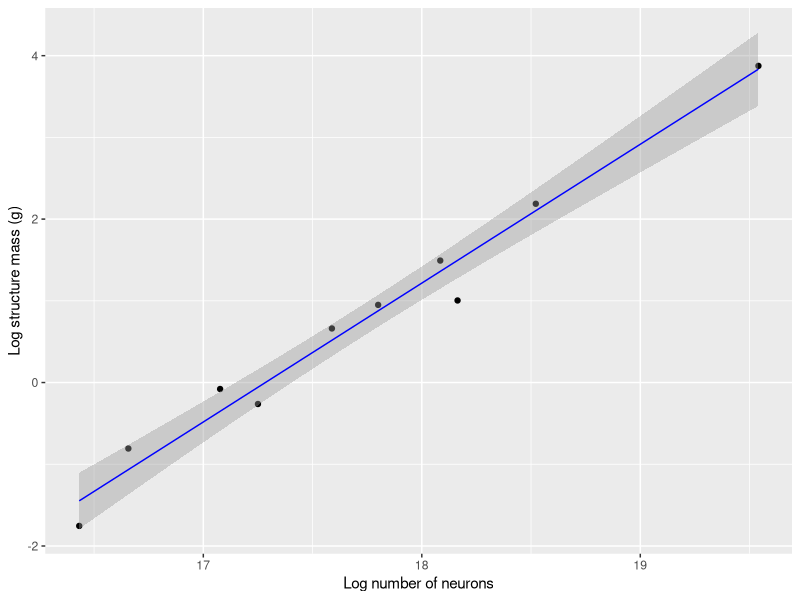
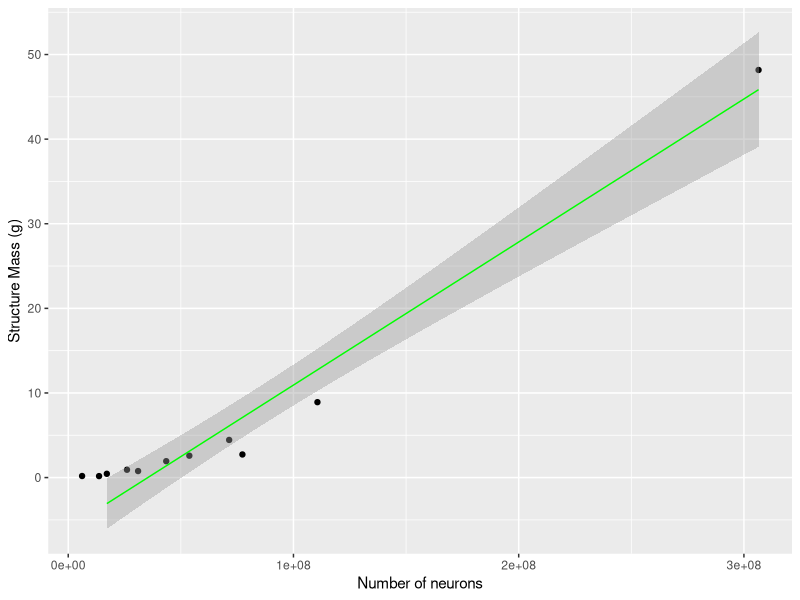
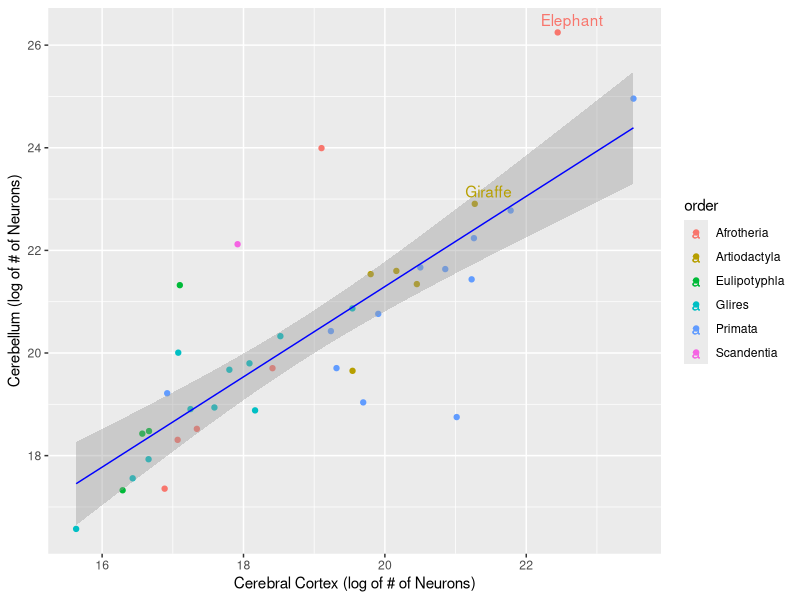
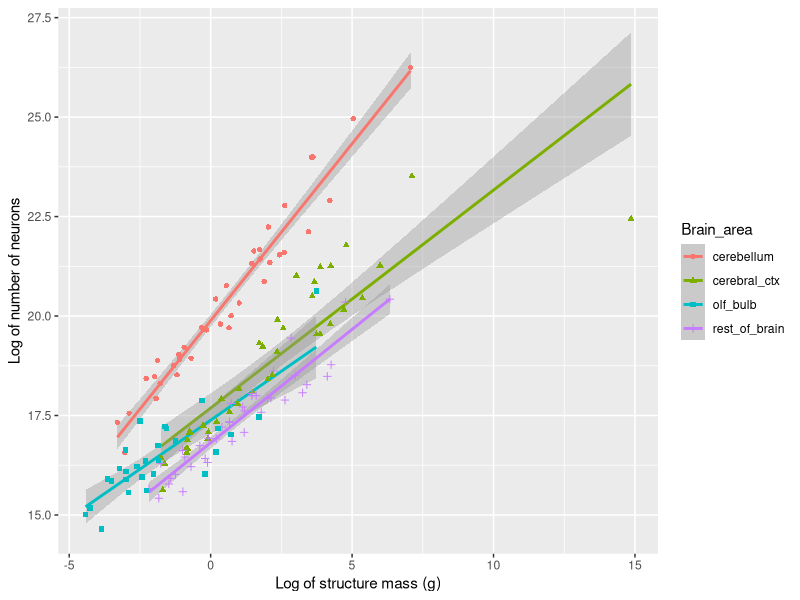

Write R code to recreate these figures, in order.
## ---- chunk 1
knitr::opts_chunk$set(echo = TRUE)
library(ggplot2)
library(magrittr)
library(gdata)
library(ggrepel)
library(dplyr)
library(LearnBayes)
## ---- chunk 2
#load data

hh <- read.csv("../data/cleaned/herculano-houtzel-all.csv")

#Separating different brain areas

cerebellum_dat <- hh[which(hh$Brain_area == 'cerebellum'),]
cerebral_ctx_dat <- hh[which(hh$Brain_area == 'cerebral_ctx'), ]
olf_bulb_dat <- hh[which(hh$Brain_area == 'olf_bulb'), ]
whole_brain_dat <- hh[which(hh$Brain_area == 'whole_brain'), ]
rest_of_brain_dat <- hh[which(hh$Brain_area == 'rest_of_brain'), ]

# cerebellum_dat
# cerebral_ctx_dat
# olf_bulb_dat
# whole_brain_dat
# rest_of_brain_dat

## ---- chunk 3

glires_ctx <- cerebral_ctx_dat[which(cerebral_ctx_dat$Order == 'Glires'), ]
glires_ctx <- glires_ctx[glires_ctx$Species != "Heterocephalusglaber", ]

#define x and y axis variables

neur_glires_a <- log(glires_ctx$N_neurons)
wt_glires_a <- log(glires_ctx$Mass_g)

#Plot the data with outliers

glires_ctx %>%
    ggplot() +
    aes(x = neur_glires_a, y = wt_glires_a) +
    labs(x = "Log number of neurons", y = "Log structure mass (g)") +
    geom_point() +
    geom_smooth(method = "lm" ,color = "blue", size = 0.5)

## ---- chunk 4

glires_ctx <- cerebral_ctx_dat[which(cerebral_ctx_dat$Order == 'Glires'), ]
glires_ctx1 <- subset(glires_ctx, Species == "Heterocephalusglaber" | Species == "Musmusculus")
glires_ctx <- glires_ctx[glires_ctx$Species != "Heterocephalusglaber", ]
glires_ctx <- glires_ctx[glires_ctx$Species != "Musmusculus", ]

glires_ctx1

#define x and y axis variables

neur_glires_a <- log(glires_ctx$N_neurons)
wt_glires_a <- log(glires_ctx$Mass_g)

#Plot the graph

# plot1 <- ggplot(glires_ctx, aes(x = glires_ctx$N_neurons, y = glires_ctx$Mass_g), labs(x = "Log number of neurons", y = "Log structure mass (g)"), geom_point(), geom_smooth(method = "lm" ,color = "green", size = 0.5)) + ggplot(glires_ctx1, aes(x = glires_ctx1$N_neurons, y = glires_ctx1$Mass_g), geom_point())
# plot1

plot1 <- ggplot(glires_ctx, aes(N_neurons, Mass_g)) + 
    geom_point() +
    geom_smooth(method = "lm" ,color = "green", size = 0.5) +
    labs(x = "Number of neurons", y = "Structure Mass (g)") +
    geom_point(data = glires_ctx1)

plot1
## ---- chunk 5

#define a new dataset for this plot

cerebellum_dat <- cerebellum_dat[cerebellum_dat$Species != "Gorillagorilla", ]

cerebellum_neurons <- data.frame(cerebellum_dat$Species, cerebellum_dat$Order, cerebellum_dat$N_neurons)
cerebral_ctx_neurons <- data.frame(cerebral_ctx_dat$Species, cerebral_ctx_dat$Order, cerebral_ctx_dat$N_neurons)


N_Neurons_of_two <- data.frame(cerebral_ctx_neurons, cerebellum_neurons$cerebellum_dat.N_neurons)
names(N_Neurons_of_two) <- c("Species", "Order", "cerebral_ctx1", "cerebellum1")
N_Neurons_of_two
#Define the upper and lower limit of outliers for x- and y-axes

cerb_neur <- log(N_Neurons_of_two$cerebellum1)
cerb_ctx_neur <- log(N_Neurons_of_two$cerebral_ctx1)

##Defining Q1, Q3, upperlimit, and lowerlimit of x-axis (cerebellum)

# Quart_for_cerebellum1 <- quantile(cerb_neur)
# 
# Q3_for_cerebellum1 <- Quart_for_cerebellum1[4]
# Q1_for_cerebellum1 <- Quart_for_cerebellum1[2]
# 
# upperlimit_for_cerebellum1 <- Q3_for_cerebellum1 + 1.5*IQR(cerb_neur)
# lowerlimit_for_cerebellum1 <- Q1_for_cerebellum1 - 1.5*IQR(cerb_neur)

##Defining Q1, Q3, upperlimit, and lowerlimit of x-axis (cerebral cortex)

# Quart_for_cerebral_ctx1 <- quantile(cerb_ctx_neur)
# 
# Q3_for_cerebral_ctx1 <- Quart_for_cerebral_ctx1[4]
# Q1_for_cerebral_ctx1 <- Quart_for_cerebral_ctx1[2]
# 
# upperlimit_for_cerebral_ctx1 <- Q3_for_cerebral_ctx1 + 1.5*IQR(cerb_ctx_neur)
# lowerlimit_for_cerebral_ctx1 <- Q1_for_cerebral_ctx1 - 1.5*IQR(cerb_ctx_neur)

order <- N_Neurons_of_two$Order

#Plot the data with outliers

N_Neurons_of_two %>%
    ggplot() +
    aes(x = cerb_ctx_neur, y = cerb_neur, color = order) +
    labs(x = "Cerebral Cortex (log of # of Neurons)", y = "Cerebellum (log of # of Neurons)") +
    geom_point() +
    geom_smooth(method = "lm", color = "blue", size = 0.5) +
    geom_text_repel(aes(label = ifelse(N_Neurons_of_two$Species == "Loxodontaafricana", paste0("Elephant"), "")))+
    geom_text_repel(aes(label = ifelse(N_Neurons_of_two$Species == "Giraffacamelopardalensis", paste0("Giraffe"), "")))
    # geom_text_repel(aes(label = ifelse((cerb_neur > upperlimit_for_cerebellum1 |
    #                                     cerb_ctx_neur > upperlimit_for_cerebral_ctx1 |
    #                                     cerb_neur < lowerlimit_for_cerebellum1 |
    #                                     cerb_ctx_neur < lowerlimit_for_cerebral_ctx1),
    #                                     paste0(Species), "")), col = "red") +
    # geom_point(col = ifelse((cerb_neur > upperlimit_for_cerebellum1 |
    #                         cerb_ctx_neur> upperlimit_for_cerebral_ctx1),
    #                         "red", "black")) +
## ---- chunk 6
# Plot with diff shape, color for brain areas
# Worked on in lab meeting 2017-10-19
hh %>%
  select(Species, Mass_g, N_neurons, Brain_area) %>%
  group_by(Species) %>% 
  # mutate(Whole_brain_g = sum(Mass_g), Whole_brain_n = sum(N_neurons)) %>%
  ggplot() +
  aes(x=log(Mass_g), y=log(N_neurons), shape=Brain_area, color=Brain_area) +
  labs(x = "Log of structure mass (g)", y = "Log of number of neurons") +
  geom_smooth(method = "lm") +
  geom_point()
## ---- chunk 7
